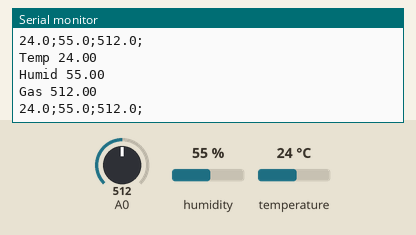
Recording of a sketch running on a simulated Arduino Uno, built with avr-gcc and run on an emulated ATmega328P. Parts: the last lines printed to the serial monitor. Inputs (shaded band) come from the test bench; at power-on: humidity 55 %, A0 = 512, temperature 24 °C.

Above: at 2.8 s.
2.9 s: humidity set to 22 %
At 4.3 s:
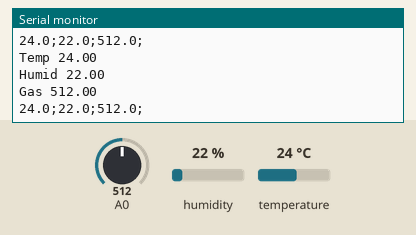
4.4 s: A0 set to 716
At 5.7 s:
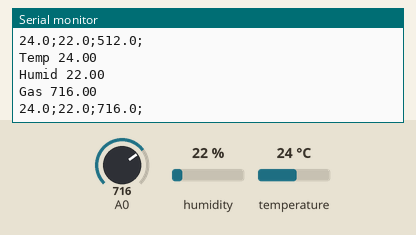
5.9 s: temperature set to 12 °C
7.4 s: A0 set to 900
At 7.4 s:
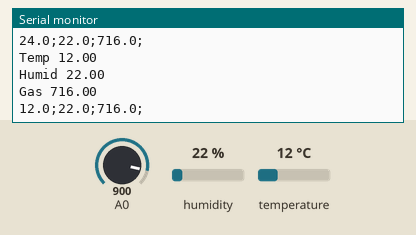
8.9 s: humidity set to 40 %
At 10.0 s:
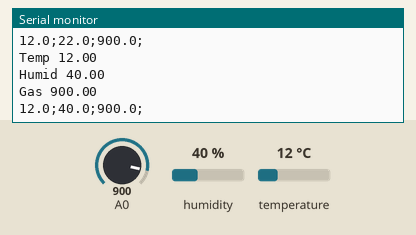
Timing chart, 0 to 11.4 s (numbered marks = the images above; inputs shaded):
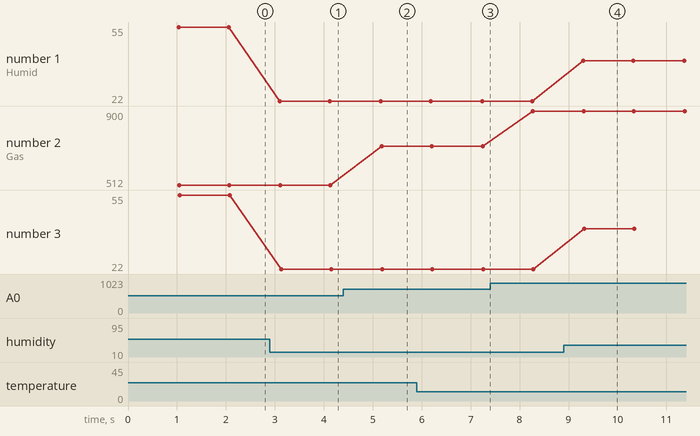

The sketch:

UNO-UART.ino
```cpp
#include <DHT.h> // Thư viện cho cảm biến DHT11
#include <SoftwareSerial.h> // Thư viện cho EspSoftwareSerial

#define DHTPIN 2 // Chân kết nối với cảm biến
#define RX_PIN 10 // Chân RX của EspSoftwareSerial nối với D1
#define TX_PIN 11 // Chân TX của EspSoftwareSerial nối với D2

DHT dht(DHTPIN,DHT11); // Tạo một đối tượng DHT
SoftwareSerial mySerial(RX_PIN, TX_PIN); // Tạo một đối tượng EspSoftwareSerial

void setup() {
  Serial.begin(9600); // Khởi tạo cổng nối tiếp cứng với tốc độ baud là 9600
  mySerial.begin(9600); // Khởi tạo cổng nối tiếp mềm với tốc độ baud là 9600
  dht.begin(); // Khởi tạo cảm biến
}

void loop() {
  delay(1000); // Đợi 2 giây
  float Gas = analogRead(A0);
  float Temp = dht.readTemperature(); // Đọc độ ẩm và nhiệt độ
  float Humid = dht.readHumidity();
  Serial.print("Temp ");
  Serial.println(Temp);
  Serial.print("Humid ");
  Serial.println(Humid);
  Serial.print("Gas ");
  Serial.println(Gas);
  //Thiết lập Data gửi đi dạng: "35.6;71.2" 2 giá trị phân cách bởi ';'
  String Data = String(Temp,1) + ";" + String(Humid,1) + ";" + String(Gas,1) + ";";
  mySerial.println(Data); //Gửi giá trị nhiệt độ và độ ẩm qua Software serial
  Serial.println(Data); //In ra Serial Monitor chuỗi gửi đi
}
```

Measured:
- after the input at 2.9 s, the serial monitor: prints a new line after 0.20 s (image 1)
- after the input at 4.4 s, the serial monitor: prints a new line after 0.78 s (image 2)
- after the input at 8.9 s, the serial monitor: prints a new line after 0.40 s (image 4)
- plotted number 1: 55 → 22 after the input at 2.9 s, 22 → 40 after the input at 8.9 s
- plotted number 2: 512 → 716 after the input at 4.4 s, 716 → 900 after the input at 7.4 s
- plotted number 3: 55 → 22 after the input at 2.9 s, 22 → 40 after the input at 8.9 s
